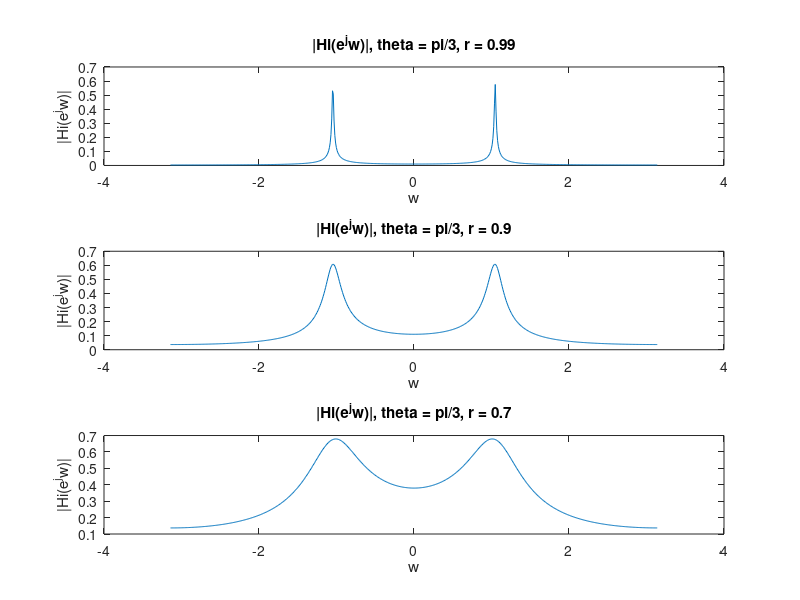

The MATLAB script that drew this image:
w = -pi:0.01:pi;
theta = pi/3;

subplot(3,1,1)
r = 0.99;
H = (1 - r) ./ (1 - 2*r*cos(theta)*exp(-j*w) + (r^2)*exp(-2*j*w));
plot(w, abs(H))
title('|Hi(e^jw)|, theta = pi/3, r = 0.99')
xlabel('w')
ylabel('|Hi(e^jw)|')

subplot(3,1,2)
r = 0.9;
H = (1 - r) ./ (1 - 2*r*cos(theta)*exp(-j*w) + (r^2)*exp(-2*j*w));
plot(w, abs(H))
title('|Hi(e^jw)|, theta = pi/3, r = 0.9')
xlabel('w')
ylabel('|Hi(e^jw)|')

subplot(3,1,3)
r = 0.7;
H = (1 - r) ./ (1 - 2*r*cos(theta)*exp(-j*w) + (r^2)*exp(-2*j*w));
plot(w, abs(H))
title('|Hi(e^jw)|, theta = pi/3, r = 0.7')
xlabel('w')
ylabel('|Hi(e^jw)|')